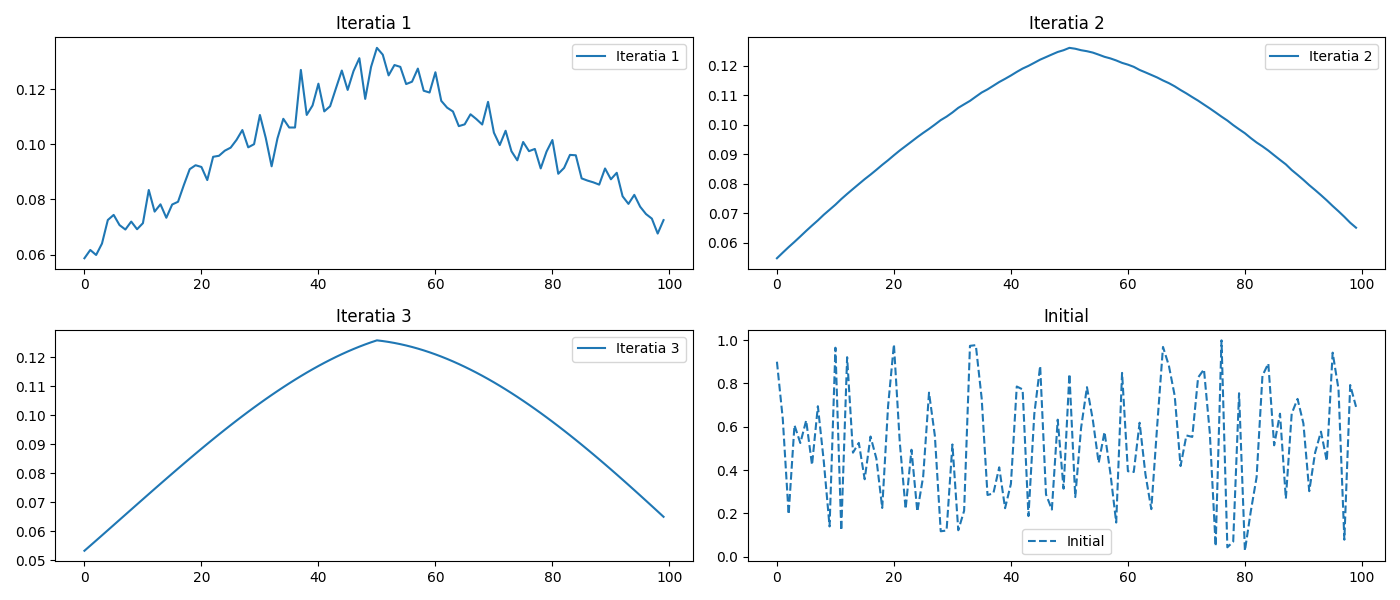

Source code (Python):
import numpy as np
import matplotlib.pyplot as plt

# Generare vector aleator
N = 100
x = np.random.rand(N)

# Salvare pentru comparare ulterioara
x_initial = x.copy()

# Configurare subplots
fig, axs = plt.subplots(2, 2, figsize=(14, 6))

# Calculul iterat si afisare in subplots separate
for i in range(3):
    row = i // 2
    col = i % 2

    x = np.convolve(x, x, mode='same')

    # Normalizare
    x /= np.linalg.norm(x)

    axs[row, col].plot(x, label=f'Iteratia {i + 1}')
    axs[row, col].set_title(f'Iteratia {i + 1}')

# Afisare graficul initial pentru comparatie
axs[1, 1].plot(x_initial, label='Initial', linestyle='--')
axs[1, 1].set_title('Initial')

# Afisare legende
for ax in axs.flat:
    ax.legend()

# Ajustare aspect pentru a evita suprapunerea textului
plt.tight_layout()
plt.show()

# Observatie: cu fiecare iteratie apare o gaussiana din ce in ce mai "perfecta"
